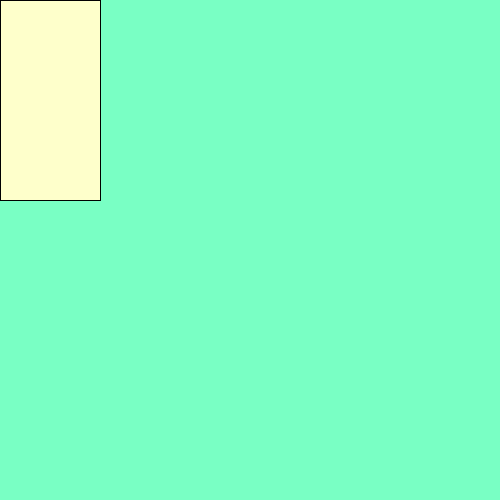
Frame 1 (no input)
Frame 60 (the mouse pressed at the canvas centre just before this capture): identical to frame 1, image omitted
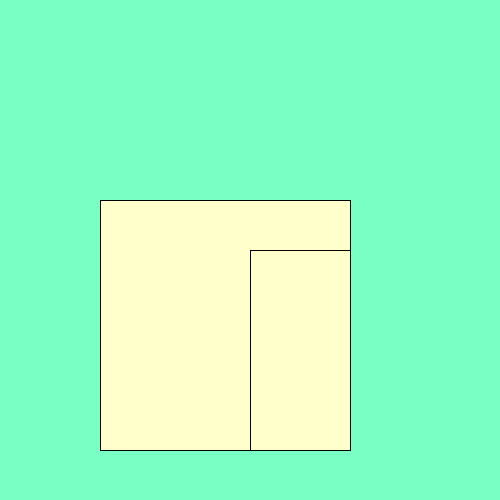
Frame 120 (the mouse held since frame 60 and released just before this capture)

The Processing sketch that drew these frames (run headless with seeded random() and noise(); from frame 60 on, the mouse is pressed at the canvas centre):

// Processing sketch: week01_2
// ── week01_2.pde
void setup(){  //設定一次
  size(500,500);
}
void draw(){  //每一秒畫60次
  background(#79FFC4);
  fill(#FEFFCB);
  rect(100,200,mouseX,mouseY);
  rect(mouseX,mouseY,100,200);
}
